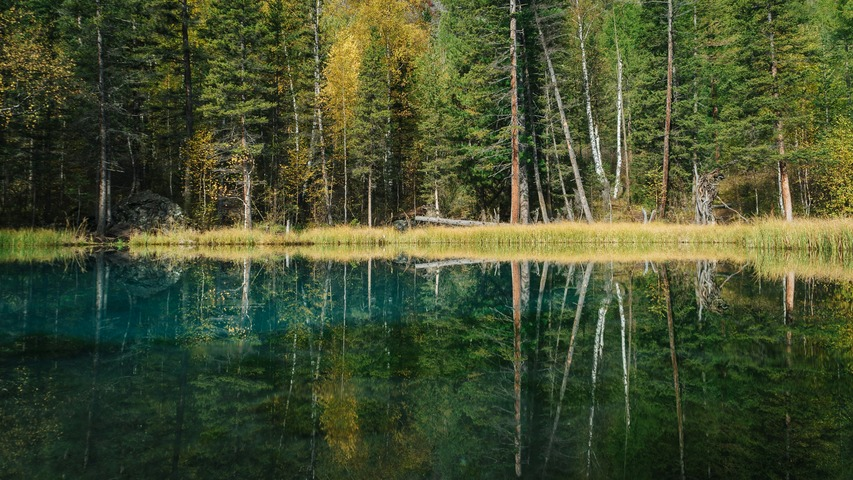
#> input picture lab test practise/image.jpg, 853 x 480 px
$ python hist1.py
#> lines starting #> are read from the running program, lines starting #| are printed output that depends on the picture
# -*- coding: utf-8 -*-
"""
Created on Sat Oct 25 19:10:29 2025
@author: USER
"""

import cv2
import numpy as np

import matplotlib.pyplot as plt

def histogram_equalization(image):
    h, w = image.shape
    total = h * w

    # ----- Step 1: Compute Histogram -----
    hist = np.zeros(256, dtype=float)
    for i in range(h):
        for j in range(w):
            p_val = image[i, j]
            hist[p_val] += 1
    plt.plot(hist)
    plt.title('Histogram')
    plt.show()
    # ----- Step 2: Compute PDF -----
    pdf = hist / total
    plt.plot(pdf)
    plt.title('pdf')
    plt.show()
    # ----- Step 3: Compute CDF -----
    cdf = np.zeros(256, dtype=float)
    cdf[0] = pdf[0]
    for i in range(1, 256):
        cdf[i] = cdf[i-1] + pdf[i]
    plt.plot(cdf)
    plt.title('cdf')
    plt.show()

    # ----- Step 4: Transformation Function -----
    trans = np.round(cdf * 255).astype(np.uint8)

    # ----- Step 5: Create Output Image -----
    out_image = np.zeros_like(image, dtype=np.uint8)
    for i in range(h):
        for j in range(w):
            out_image[i, j] = trans[image[i, j]]


    out_hist=np.zeros(256, dtype=float)
    for i in range(h):
        for j in range(w):
            p = out_image[i, j]
            out_hist[p]+= 1


    out_pdf= np.zeros(256, dtype=float)
    out_pdf=out_hist/total
    out_cdf=np.zeros(256, dtype=float)
    out_cdf=np.cumsum(out_pdf)


    plt.plot(out_hist)
    plt.title('Histogram')
    plt.show()

    plt.plot(out_pdf)
    plt.title('Histogram')
    plt.show()

    plt.plot(out_cdf)
    plt.title('Histogram')
    plt.show()


    return out_image


# ----- Main Program -----
img = cv2.imread('image.jpg', 1)
#> img is the input picture: shape (480, 853, 3); mean B, G, R 47, 78.9, 68.4

cv2.imshow("Original Image", img)
cv2.waitKey(0)

b,r,g=cv2.split(img)
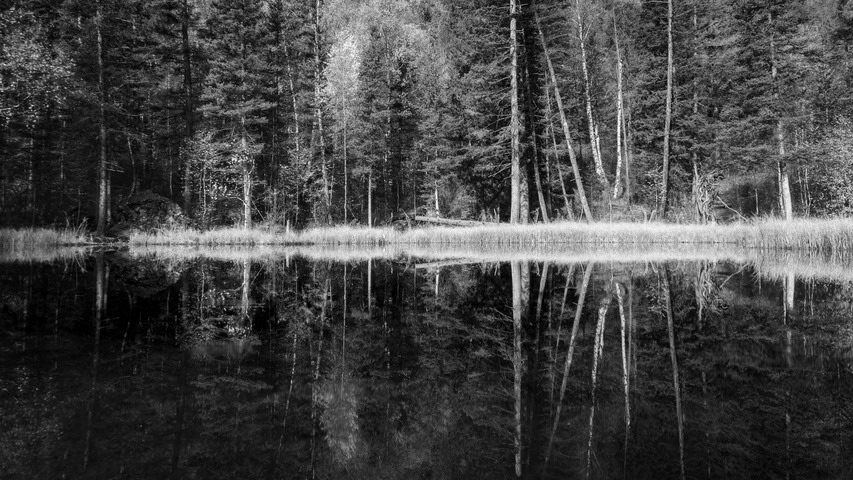
#> g: shape (480, 853); min 0, max 255, mean 68.4

b_out=histogram_equalization(b)
#> after the loop in histogram_equalization, `for i in range(h):`: hist = 256 values, max 8156 at index 26, min 0 at index 239, mean 1599.4
#> in histogram_equalization, `pdf = hist / total`: pdf = 256 values, max 0.0199 at index 26, min 0 at index 239, mean 0.00391
#> after the loop in histogram_equalization, `for i in range(1, 256):`: cdf = 256 values from 0.00724 to 1
#> in histogram_equalization, `trans = np.round(cdf * 255).astype(np.uint8)`: trans = 256 values from 2 to 255
#> after the loop in histogram_equalization, `for i in range(h):`:
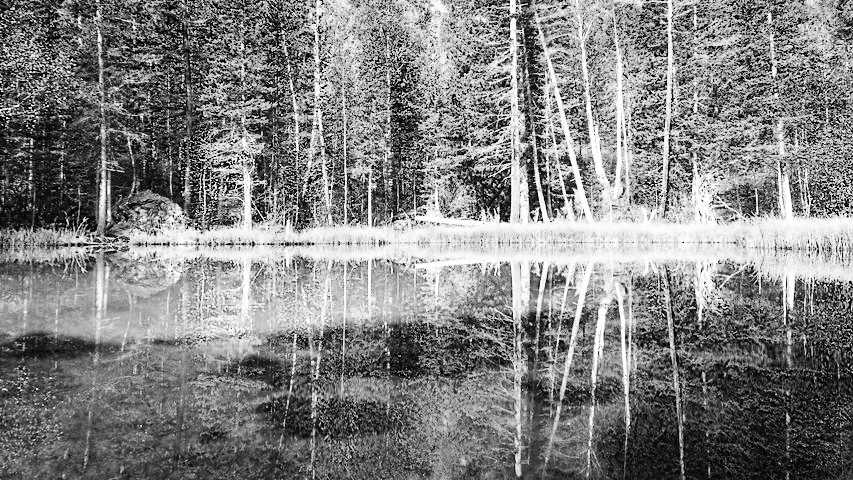
#> out_image: shape (480, 853); min 2, max 255, mean 129
#> after the loop in histogram_equalization, `for i in range(h):`: out_hist = 256 values, max 8156 at index 73, min 0 at index 0, mean 1599.4
#> in histogram_equalization, `out_pdf=out_hist/total`: out_pdf = 256 values, max 0.0199 at index 73, min 0 at index 0, mean 0.00391
#> in histogram_equalization, `out_cdf=np.cumsum(out_pdf)`: out_cdf = 256 values from 0 to 1
cv2.imshow("Blue channel",b_out)
cv2.waitKey(0)

r_out=histogram_equalization(r)
#> after the loop in histogram_equalization (call 2), `for i in range(h):`: hist = 256 values, max 5821 at index 43, min 0 at index 253, mean 1599.4
#> in histogram_equalization (call 2), `pdf = hist / total`: pdf = 256 values, max 0.0142 at index 43, min 0 at index 253, mean 0.00391
#> after the loop in histogram_equalization (call 2), `for i in range(1, 256):`: cdf = 256 values from 4.88e-06 to 1
#> in histogram_equalization (call 2), `trans = np.round(cdf * 255).astype(np.uint8)`: trans = 256 values from 0 to 255
#> after the loop in histogram_equalization (call 2), `for i in range(h):`:
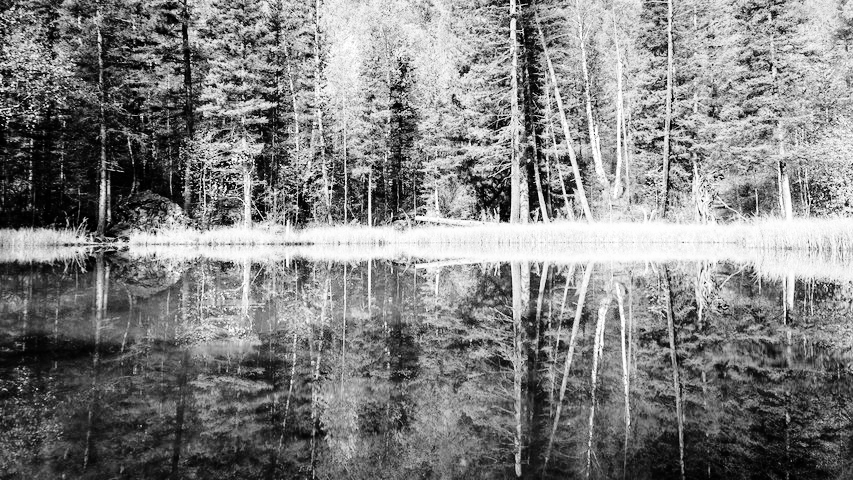
#> out_image: shape (480, 853); min 0, max 255, mean 128.6
#> after the loop in histogram_equalization (call 2), `for i in range(h):`: out_hist = 256 values, max 5821 at index 56, min 0 at index 10, mean 1599.4
#> in histogram_equalization (call 2), `out_pdf=out_hist/total`: out_pdf = 256 values, max 0.0142 at index 56, min 0 at index 10, mean 0.00391
#> in histogram_equalization (call 2), `out_cdf=np.cumsum(out_pdf)`: out_cdf = 256 values from 0.00173 to 1
#> in histogram_equalization (call 2), `plt.show()`:
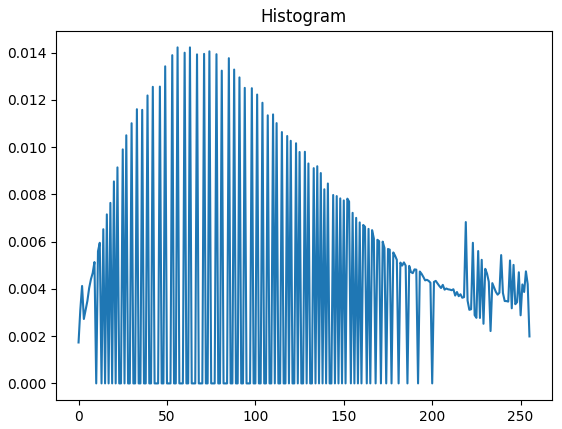
#> figure drawn by matplotlib, 1 panel; curve peaks at x = 56, y = 0.0142
cv2.imshow("Red channel", r_out)

cv2.waitKey(0)
g_out=histogram_equalization(g)
#> after the loop in histogram_equalization (call 3), `for i in range(h):`: hist = 256 values, max 6612 at index 24, min 1 at index 254, mean 1599.4
#> in histogram_equalization (call 3), `pdf = hist / total`: pdf = 256 values, max 0.0161 at index 24, min 2.44e-06 at index 254, mean 0.00391
#> in histogram_equalization (call 3), `plt.show()`:
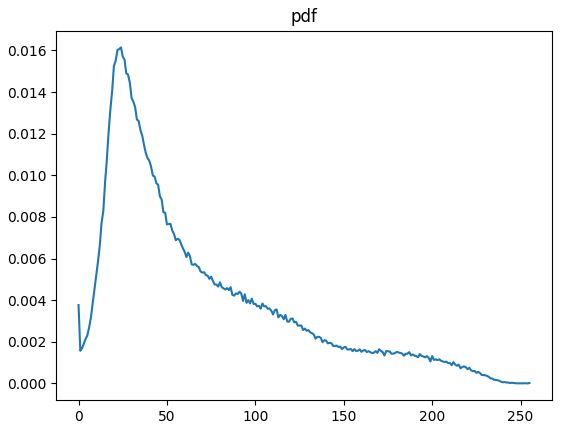
#> figure drawn by matplotlib, 1 panel; curve peaks at x = 24, y = 0.0161
#> after the loop in histogram_equalization (call 3), `for i in range(1, 256):`: cdf = 256 values from 0.00377 to 1
#> in histogram_equalization (call 3), `trans = np.round(cdf * 255).astype(np.uint8)`: trans = 256 values from 1 to 255
#> after the loop in histogram_equalization (call 3), `for i in range(h):`:
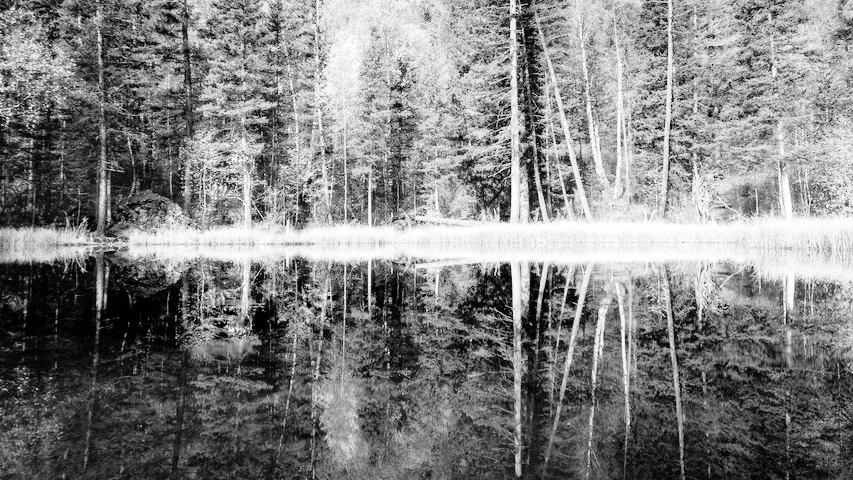
#> out_image: shape (480, 853); min 1, max 255, mean 128.6
#> after the loop in histogram_equalization (call 3), `for i in range(h):`: out_hist = 256 values, max 6612 at index 51, min 0 at index 0, mean 1599.4
#> in histogram_equalization (call 3), `out_pdf=out_hist/total`: out_pdf = 256 values, max 0.0161 at index 51, min 0 at index 0, mean 0.00391
#> in histogram_equalization (call 3), `out_cdf=np.cumsum(out_pdf)`: out_cdf = 256 values from 0 to 1

cv2.imshow("Green channel", g_out)

cv2.waitKey(0)

merged_image=cv2.merge([b_out,g_out,r_out])
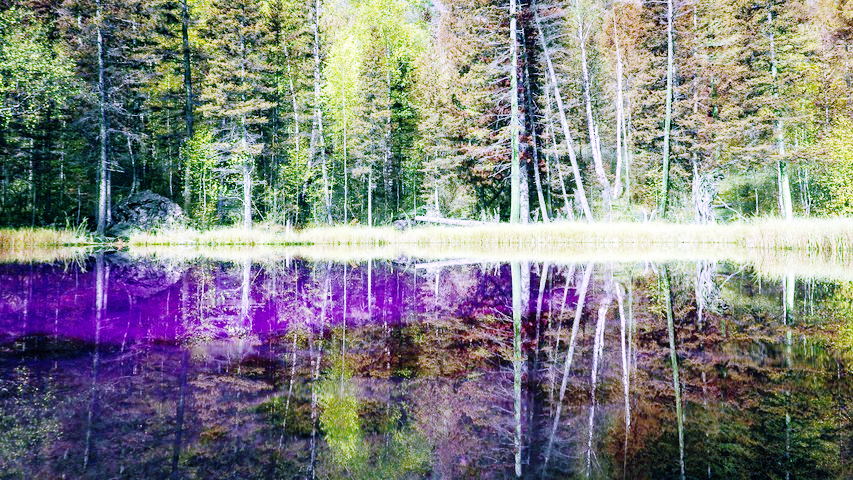
#> merged_image: shape (480, 853, 3); mean of channels 0, 1, 2 129, 128.6, 128.6; drawn as B, G, R

cv2.imshow("Merge channel output", merged_image)


cv2.waitKey(0)
cv2.destroyAllWindows()

$ run again, with lab test practise/buildings.jpg copied over lab test practise/image.jpg
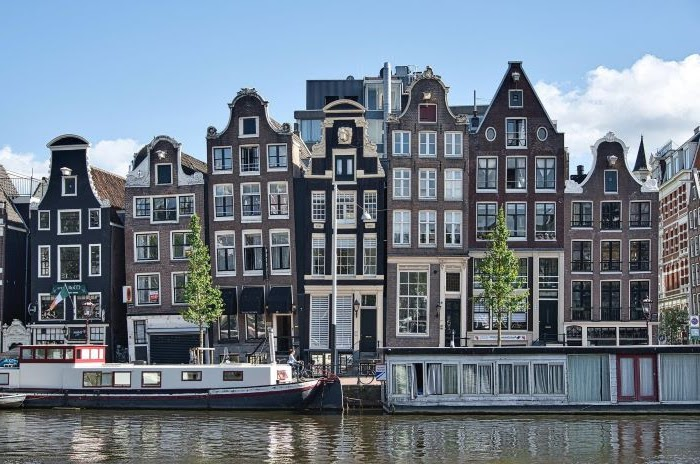
#> input picture lab test practise/buildings.jpg, 700 x 464 px
#> img is the input picture: shape (464, 700, 3); mean B, G, R 136.9, 123.9, 111.8
#> after the loop in histogram_equalization, `for i in range(h):`: hist = 256 values, max 9826 at index 237, min 23 at index 2, mean 1268.8
#> pdf = 256 values, max 0.0303 at index 237, min 7.08e-05 at index 2, mean 0.00391
#> after the loop in histogram_equalization, `for i in range(1, 256):`: cdf = 256 values from 0.00028 to 1
#> trans = 256 values from 0 to 255
#> after the loop in histogram_equalization, `for i in range(h):`: out_hist = 256 values, max 9826 at index 212, min 0 at index 16, mean 1268.8
#> out_pdf = 256 values, max 0.0303 at index 212, min 0 at index 16, mean 0.00391
#> out_cdf = 256 values from 0.00179 to 1
#> after the loop in histogram_equalization (call 3), `for i in range(h):`: hist = 256 values, max 5821 at index 153, min 64 at index 1, mean 1268.8
#> pdf = 256 values, max 0.0179 at index 153, min 0.000197 at index 1, mean 0.00391
#> after the loop in histogram_equalization (call 3), `for i in range(1, 256):`: cdf = 256 values from 0.000665 to 1
#> after the loop in histogram_equalization (call 3), `for i in range(h):`:
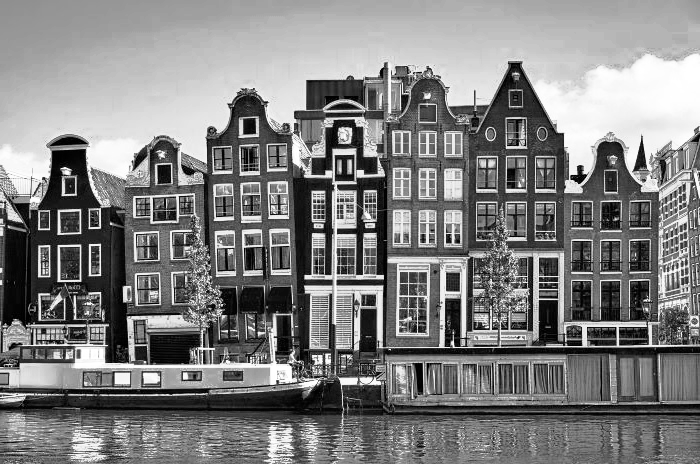
#> out_image: shape (464, 700); min 0, max 255, mean 128.2
#> after the loop in histogram_equalization (call 3), `for i in range(h):`: out_hist = 256 values, max 5821 at index 180, min 0 at index 9, mean 1268.8
#> out_pdf = 256 values, max 0.0179 at index 180, min 0 at index 9, mean 0.00391
#> out_cdf = 256 values from 0.00183 to 1
#> `merged_image=cv2.merge([b_out,g_out,r_out])`:
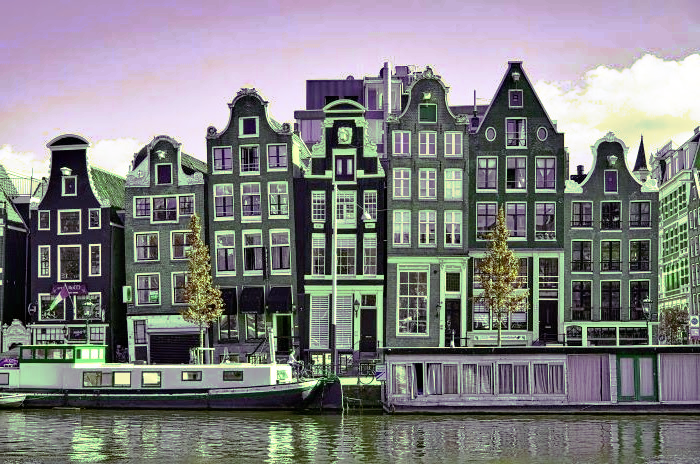
#> merged_image: shape (464, 700, 3); mean of channels 0, 1, 2 128.5, 128.2, 128.2; drawn as B, G, R
